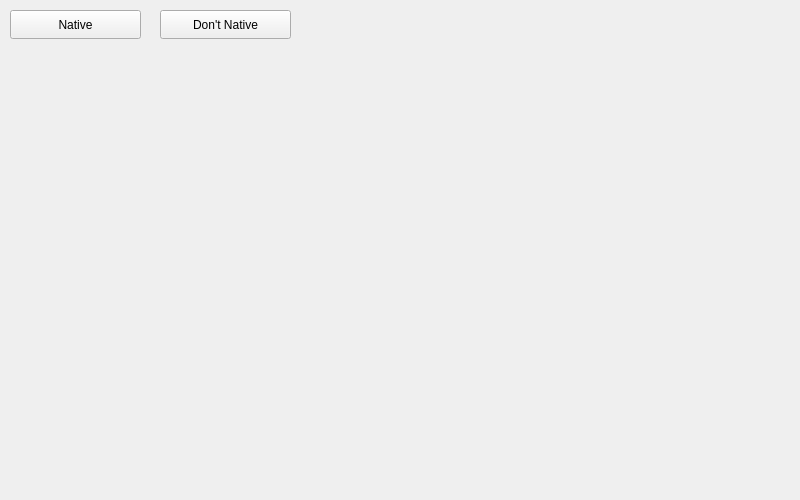
<?xml version="1.0" encoding="UTF-8"?>
<ui version="4.0">
 <class>MainWindow</class>
 <widget class="QMainWindow" name="MainWindow">
  <property name="geometry">
   <rect>
    <x>0</x>
    <y>0</y>
    <width>800</width>
    <height>500</height>
   </rect>
  </property>
  <property name="windowTitle">
   <string>MainWindow</string>
  </property>
  <widget class="QWidget" name="centralWidget">
   <widget class="QPushButton" name="pushButton">
    <property name="geometry">
     <rect>
      <x>10</x>
      <y>10</y>
      <width>131</width>
      <height>29</height>
     </rect>
    </property>
    <property name="text">
     <string>Native</string>
    </property>
   </widget>
   <widget class="QPushButton" name="pushButton_2">
    <property name="geometry">
     <rect>
      <x>160</x>
      <y>10</y>
      <width>131</width>
      <height>29</height>
     </rect>
    </property>
    <property name="text">
     <string>Don't Native</string>
    </property>
   </widget>
  </widget>
 </widget>
 <layoutdefault spacing="6" margin="11"/>
 <resources/>
 <connections/>
</ui>
